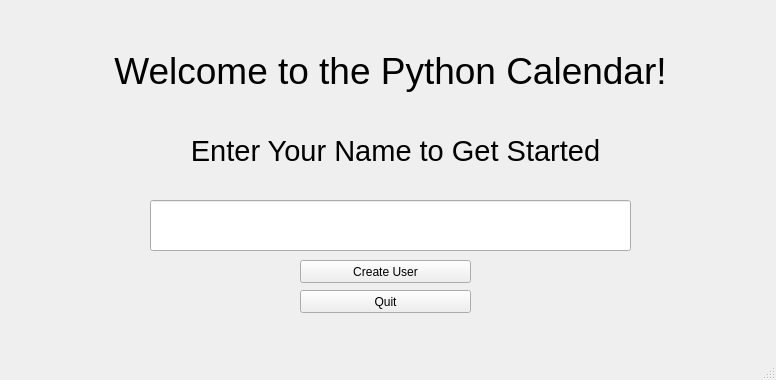
<?xml version="1.0" encoding="UTF-8"?>
<ui version="4.0">
 <class>MainWindow</class>
 <widget class="QMainWindow" name="MainWindow">
  <property name="geometry">
   <rect>
    <x>0</x>
    <y>0</y>
    <width>776</width>
    <height>380</height>
   </rect>
  </property>
  <property name="windowTitle">
   <string>MainWindow</string>
  </property>
  <widget class="QWidget" name="centralwidget">
   <widget class="QLabel" name="enterNameLabel1">
    <property name="geometry">
     <rect>
      <x>-20</x>
      <y>0</y>
      <width>821</width>
      <height>141</height>
     </rect>
    </property>
    <property name="font">
     <font>
      <pointsize>28</pointsize>
     </font>
    </property>
    <property name="text">
     <string>Welcome to the Python Calendar!</string>
    </property>
    <property name="alignment">
     <set>Qt::AlignCenter</set>
    </property>
   </widget>
   <widget class="QLabel" name="enterNameLabel2">
    <property name="geometry">
     <rect>
      <x>110</x>
      <y>100</y>
      <width>571</width>
      <height>101</height>
     </rect>
    </property>
    <property name="font">
     <font>
      <pointsize>22</pointsize>
     </font>
    </property>
    <property name="text">
     <string>Enter Your Name to Get Started</string>
    </property>
    <property name="alignment">
     <set>Qt::AlignCenter</set>
    </property>
   </widget>
   <widget class="QLineEdit" name="nameEntry">
    <property name="geometry">
     <rect>
      <x>150</x>
      <y>200</y>
      <width>481</width>
      <height>51</height>
     </rect>
    </property>
    <property name="font">
     <font>
      <pointsize>18</pointsize>
     </font>
    </property>
    <property name="alignment">
     <set>Qt::AlignCenter</set>
    </property>
   </widget>
   <widget class="QPushButton" name="createUser">
    <property name="geometry">
     <rect>
      <x>300</x>
      <y>260</y>
      <width>171</width>
      <height>23</height>
     </rect>
    </property>
    <property name="text">
     <string>Create User</string>
    </property>
   </widget>
   <widget class="QPushButton" name="quitButton">
    <property name="geometry">
     <rect>
      <x>300</x>
      <y>290</y>
      <width>171</width>
      <height>23</height>
     </rect>
    </property>
    <property name="text">
     <string>Quit</string>
    </property>
   </widget>
  </widget>
  <widget class="QMenuBar" name="menubar">
   <property name="geometry">
    <rect>
     <x>0</x>
     <y>0</y>
     <width>776</width>
     <height>26</height>
    </rect>
   </property>
  </widget>
  <widget class="QStatusBar" name="statusbar"/>
 </widget>
 <resources/>
 <connections/>
</ui>
